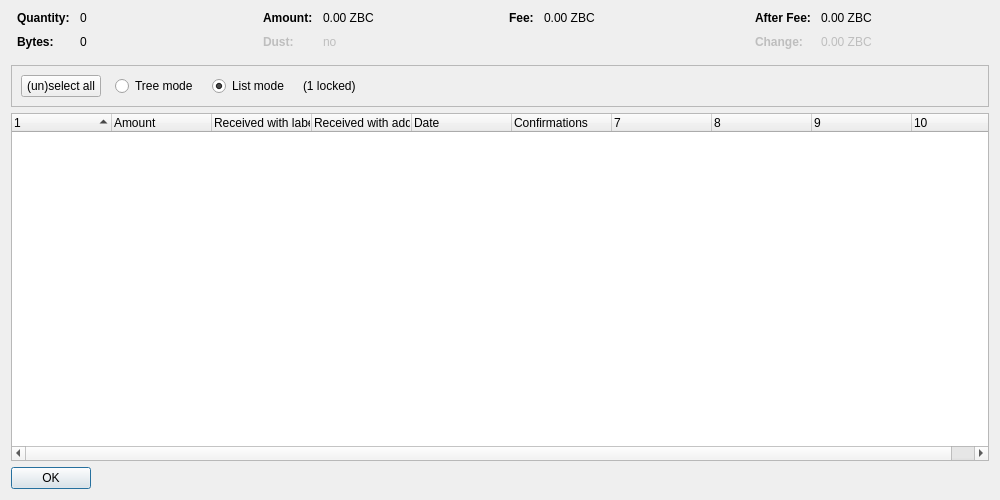
<?xml version="1.0" encoding="UTF-8"?>
<ui version="4.0">
 <class>CoinControlDialog</class>
 <widget class="QDialog" name="CoinControlDialog">
  <property name="geometry">
   <rect>
    <x>0</x>
    <y>0</y>
    <width>1000</width>
    <height>500</height>
   </rect>
  </property>
  <property name="windowTitle">
   <string>Coin Selection</string>
  </property>
  <layout class="QVBoxLayout" name="verticalLayout">
   <item>
    <layout class="QHBoxLayout" name="horizontalLayoutTop" stretch="0,0,0,0">
     <property name="topMargin">
      <number>0</number>
     </property>
     <property name="bottomMargin">
      <number>10</number>
     </property>
     <item>
      <layout class="QFormLayout" name="formLayoutCoinControl1">
       <property name="horizontalSpacing">
        <number>10</number>
       </property>
       <property name="verticalSpacing">
        <number>10</number>
       </property>
       <property name="leftMargin">
        <number>6</number>
       </property>
       <property name="rightMargin">
        <number>6</number>
       </property>
       <item row="0" column="0">
        <widget class="QLabel" name="labelCoinControlQuantityText">
         <property name="font">
          <font>
           <weight>75</weight>
           <bold>true</bold>
          </font>
         </property>
         <property name="text">
          <string>Quantity:</string>
         </property>
        </widget>
       </item>
       <item row="0" column="1">
        <widget class="QLabel" name="labelCoinControlQuantity">
         <property name="cursor">
          <cursorShape>IBeamCursor</cursorShape>
         </property>
         <property name="contextMenuPolicy">
          <enum>Qt::ActionsContextMenu</enum>
         </property>
         <property name="text">
          <string notr="true">0</string>
         </property>
         <property name="textInteractionFlags">
          <set>Qt::LinksAccessibleByMouse|Qt::TextSelectableByKeyboard|Qt::TextSelectableByMouse</set>
         </property>
        </widget>
       </item>
       <item row="1" column="0">
        <widget class="QLabel" name="labelCoinControlBytesText">
         <property name="font">
          <font>
           <weight>75</weight>
           <bold>true</bold>
          </font>
         </property>
         <property name="text">
          <string>Bytes:</string>
         </property>
        </widget>
       </item>
       <item row="1" column="1">
        <widget class="QLabel" name="labelCoinControlBytes">
         <property name="cursor">
          <cursorShape>IBeamCursor</cursorShape>
         </property>
         <property name="contextMenuPolicy">
          <enum>Qt::ActionsContextMenu</enum>
         </property>
         <property name="text">
          <string notr="true">0</string>
         </property>
         <property name="textInteractionFlags">
          <set>Qt::LinksAccessibleByMouse|Qt::TextSelectableByKeyboard|Qt::TextSelectableByMouse</set>
         </property>
        </widget>
       </item>
      </layout>
     </item>
     <item>
      <layout class="QFormLayout" name="formLayoutCoinControl2">
       <property name="horizontalSpacing">
        <number>10</number>
       </property>
       <property name="verticalSpacing">
        <number>10</number>
       </property>
       <property name="leftMargin">
        <number>6</number>
       </property>
       <property name="rightMargin">
        <number>6</number>
       </property>
       <item row="0" column="0">
        <widget class="QLabel" name="labelCoinControlAmountText">
         <property name="font">
          <font>
           <weight>75</weight>
           <bold>true</bold>
          </font>
         </property>
         <property name="text">
          <string>Amount:</string>
         </property>
        </widget>
       </item>
       <item row="0" column="1">
        <widget class="QLabel" name="labelCoinControlAmount">
         <property name="cursor">
          <cursorShape>IBeamCursor</cursorShape>
         </property>
         <property name="contextMenuPolicy">
          <enum>Qt::ActionsContextMenu</enum>
         </property>
         <property name="text">
          <string notr="true">0.00 ZBC</string>
         </property>
         <property name="textInteractionFlags">
          <set>Qt::LinksAccessibleByMouse|Qt::TextSelectableByKeyboard|Qt::TextSelectableByMouse</set>
         </property>
        </widget>
       </item>
       <item row="1" column="0">
        <widget class="QLabel" name="labelCoinControlLowOutputText">
         <property name="enabled">
          <bool>false</bool>
         </property>
         <property name="font">
          <font>
           <weight>75</weight>
           <bold>true</bold>
          </font>
         </property>
         <property name="text">
          <string>Dust:</string>
         </property>
        </widget>
       </item>
       <item row="1" column="1">
        <widget class="QLabel" name="labelCoinControlLowOutput">
         <property name="enabled">
          <bool>false</bool>
         </property>
         <property name="cursor">
          <cursorShape>IBeamCursor</cursorShape>
         </property>
         <property name="contextMenuPolicy">
          <enum>Qt::ActionsContextMenu</enum>
         </property>
         <property name="text">
          <string notr="true">no</string>
         </property>
         <property name="textInteractionFlags">
          <set>Qt::LinksAccessibleByMouse|Qt::TextSelectableByKeyboard|Qt::TextSelectableByMouse</set>
         </property>
        </widget>
       </item>
      </layout>
     </item>
     <item>
      <layout class="QFormLayout" name="formLayoutCoinControl3">
       <property name="horizontalSpacing">
        <number>10</number>
       </property>
       <property name="verticalSpacing">
        <number>10</number>
       </property>
       <property name="leftMargin">
        <number>6</number>
       </property>
       <property name="rightMargin">
        <number>6</number>
       </property>
       <item row="0" column="0">
        <widget class="QLabel" name="labelCoinControlFeeText">
         <property name="font">
          <font>
           <weight>75</weight>
           <bold>true</bold>
          </font>
         </property>
         <property name="text">
          <string>Fee:</string>
         </property>
        </widget>
       </item>
       <item row="0" column="1">
        <widget class="QLabel" name="labelCoinControlFee">
         <property name="cursor">
          <cursorShape>IBeamCursor</cursorShape>
         </property>
         <property name="contextMenuPolicy">
          <enum>Qt::ActionsContextMenu</enum>
         </property>
         <property name="text">
          <string notr="true">0.00 ZBC</string>
         </property>
         <property name="textInteractionFlags">
          <set>Qt::LinksAccessibleByMouse|Qt::TextSelectableByKeyboard|Qt::TextSelectableByMouse</set>
         </property>
        </widget>
       </item>
      </layout>
     </item>
     <item>
      <layout class="QFormLayout" name="formLayoutCoinControl4">
       <property name="horizontalSpacing">
        <number>10</number>
       </property>
       <property name="verticalSpacing">
        <number>10</number>
       </property>
       <property name="leftMargin">
        <number>6</number>
       </property>
       <property name="rightMargin">
        <number>6</number>
       </property>
       <item row="0" column="0">
        <widget class="QLabel" name="labelCoinControlAfterFeeText">
         <property name="font">
          <font>
           <weight>75</weight>
           <bold>true</bold>
          </font>
         </property>
         <property name="text">
          <string>After Fee:</string>
         </property>
        </widget>
       </item>
       <item row="0" column="1">
        <widget class="QLabel" name="labelCoinControlAfterFee">
         <property name="cursor">
          <cursorShape>IBeamCursor</cursorShape>
         </property>
         <property name="contextMenuPolicy">
          <enum>Qt::ActionsContextMenu</enum>
         </property>
         <property name="text">
          <string notr="true">0.00 ZBC</string>
         </property>
         <property name="textInteractionFlags">
          <set>Qt::LinksAccessibleByMouse|Qt::TextSelectableByKeyboard|Qt::TextSelectableByMouse</set>
         </property>
        </widget>
       </item>
       <item row="1" column="0">
        <widget class="QLabel" name="labelCoinControlChangeText">
         <property name="enabled">
          <bool>false</bool>
         </property>
         <property name="font">
          <font>
           <weight>75</weight>
           <bold>true</bold>
          </font>
         </property>
         <property name="text">
          <string>Change:</string>
         </property>
        </widget>
       </item>
       <item row="1" column="1">
        <widget class="QLabel" name="labelCoinControlChange">
         <property name="enabled">
          <bool>false</bool>
         </property>
         <property name="cursor">
          <cursorShape>IBeamCursor</cursorShape>
         </property>
         <property name="contextMenuPolicy">
          <enum>Qt::ActionsContextMenu</enum>
         </property>
         <property name="text">
          <string notr="true">0.00 ZBC</string>
         </property>
         <property name="textInteractionFlags">
          <set>Qt::LinksAccessibleByMouse|Qt::TextSelectableByKeyboard|Qt::TextSelectableByMouse</set>
         </property>
        </widget>
       </item>
      </layout>
     </item>
    </layout>
   </item>
   <item>
    <widget class="QFrame" name="frame">
     <property name="minimumSize">
      <size>
       <width>0</width>
       <height>40</height>
      </size>
     </property>
     <property name="frameShape">
      <enum>QFrame::StyledPanel</enum>
     </property>
     <property name="frameShadow">
      <enum>QFrame::Sunken</enum>
     </property>
     <layout class="QHBoxLayout" name="horizontalLayout">
      <item>
       <layout class="QHBoxLayout" name="horizontalLayoutPanel" stretch="0,0,0,0,0">
        <property name="spacing">
         <number>14</number>
        </property>
        <item>
         <widget class="QPushButton" name="pushButtonSelectAll">
          <property name="sizePolicy">
           <sizepolicy hsizetype="Maximum" vsizetype="Fixed">
            <horstretch>0</horstretch>
            <verstretch>0</verstretch>
           </sizepolicy>
          </property>
          <property name="text">
           <string>(un)select all</string>
          </property>
          <property name="autoDefault">
           <bool>false</bool>
          </property>
         </widget>
        </item>
        <item>
         <widget class="QRadioButton" name="radioTreeMode">
          <property name="sizePolicy">
           <sizepolicy hsizetype="Maximum" vsizetype="Fixed">
            <horstretch>0</horstretch>
            <verstretch>0</verstretch>
           </sizepolicy>
          </property>
          <property name="text">
           <string>Tree mode</string>
          </property>
         </widget>
        </item>
        <item>
         <widget class="QRadioButton" name="radioListMode">
          <property name="sizePolicy">
           <sizepolicy hsizetype="Maximum" vsizetype="Fixed">
            <horstretch>0</horstretch>
            <verstretch>0</verstretch>
           </sizepolicy>
          </property>
          <property name="text">
           <string>List mode</string>
          </property>
          <property name="checked">
           <bool>true</bool>
          </property>
         </widget>
        </item>
        <item>
         <widget class="QLabel" name="labelLocked">
          <property name="text">
           <string notr="true">(1 locked)</string>
          </property>
         </widget>
        </item>
        <item>
         <spacer name="horizontalSpacer">
          <property name="orientation">
           <enum>Qt::Horizontal</enum>
          </property>
          <property name="sizeHint" stdset="0">
           <size>
            <width>40</width>
            <height>20</height>
           </size>
          </property>
         </spacer>
        </item>
       </layout>
      </item>
     </layout>
    </widget>
   </item>
   <item>
    <widget class="CoinControlTreeWidget" name="treeWidget">
     <property name="contextMenuPolicy">
      <enum>Qt::CustomContextMenu</enum>
     </property>
     <property name="sortingEnabled">
      <bool>false</bool>
     </property>
     <property name="columnCount">
      <number>10</number>
     </property>
     <attribute name="headerShowSortIndicator" stdset="0">
      <bool>true</bool>
     </attribute>
     <attribute name="headerStretchLastSection">
      <bool>false</bool>
     </attribute>
     <column>
      <property name="text">
       <string/>
      </property>
     </column>
     <column>
      <property name="text">
       <string>Amount</string>
      </property>
     </column>
     <column>
      <property name="text">
       <string>Received with label</string>
      </property>
     </column>
     <column>
      <property name="text">
       <string>Received with address</string>
      </property>
     </column>
     <column>
      <property name="text">
       <string>Date</string>
      </property>
     </column>
     <column>
      <property name="text">
       <string>Confirmations</string>
      </property>
      <property name="toolTip">
       <string>Confirmed</string>
      </property>
     </column>
     <column>
      <property name="text">
       <string/>
      </property>
     </column>
     <column>
      <property name="text">
       <string/>
      </property>
     </column>
     <column>
      <property name="text">
       <string/>
      </property>
     </column>
     <column>
      <property name="text">
       <string/>
      </property>
     </column>
    </widget>
   </item>
   <item>
    <widget class="QDialogButtonBox" name="buttonBox">
     <property name="sizePolicy">
      <sizepolicy hsizetype="Maximum" vsizetype="Fixed">
       <horstretch>0</horstretch>
       <verstretch>0</verstretch>
      </sizepolicy>
     </property>
     <property name="orientation">
      <enum>Qt::Horizontal</enum>
     </property>
     <property name="standardButtons">
      <set>QDialogButtonBox::Ok</set>
     </property>
    </widget>
   </item>
  </layout>
 </widget>
 <customwidgets>
  <customwidget>
   <class>CoinControlTreeWidget</class>
   <extends>QTreeWidget</extends>
   <header>coincontroltreewidget.h</header>
  </customwidget>
 </customwidgets>
 <resources/>
 <connections/>
</ui>
